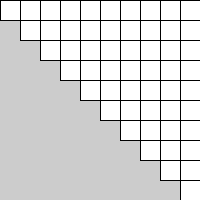
Frame 1 (no input)
Frame 60 (the mouse pressed at the canvas centre just before this capture): identical to frame 1, image omitted
Frame 120 (the mouse held since frame 60 and released just before this capture): identical to frame 1, image omitted

The Processing sketch that drew this single still picture (run headless with seeded random() and noise(); from frame 60 on, the mouse is pressed at the canvas centre):

// Processing sketch: ZThomas_PP4_noLoop_1e
// ── ZThomas_PP4_noLoop_1e.pde
Square s1;
Square s2;
Square s3;
Square s4;
Square s5;
Square s6;
Square s7;
Square s8;
Square s9;
Square s10;



  

void setup() {
  int y = 10;
  int w = 20;
  int h = 20;
  size(200,200);
  s1 = new Square(0,0,w,h);
  s2 = new Square(20,0,w,h);
  s3 = new Square(40,0,w,h);
  s4 = new Square(60,0,w,h);
  s5 = new Square(80,0,w,h);
  s6 = new Square(100,0,w,h);
  s7 = new Square(120,0,w,h);
  s8 = new Square(140,0,w,h);
  s9 = new Square(160,0,w,h);
  s10 = new Square(180,0,w,h);
  
  
}

void draw() {
  int x=0;
  int y=0;
  int w = 20;
  int h = 20;
  s1.display();
  s2.display();
  s3.display();
  s4.display();
  s5.display();
  s6.display();
  s7.display();
  s8.display();
  s9.display();
  s10.display();
  while (x < width) {
    if(y < height)
    rect(x,y,w,h);
    y = y + 20;
    x = x + 20;
    rect(x+20,y,w,h);
    rect(x+40,y,w,h);
    rect(x+60,y,w,h);
    rect(x+80,y,w,h);
    rect(x+100,y,w,h);
    rect(x+120,y,w,h);
    rect(x+140,y,w,h);
    rect(x+160,y,w,h);
    
  } 
 // while (x < 
}

// ── Square.pde
class Square {
  float x;
  float y;
  float w = 20;
  float h = 20;
  
  Square() {
    x = 0;
    y = 0;
    w = 20; 
    h = 20;
  }
  
  Square(float tempX, float tempY,float tempW, float tempH) {
    x = tempX;
    y = tempY;
    w = tempW;
    h = tempH;
    
    
    
 }
  
  void display() {
    rect(x,y,w,h);
    }
  }
